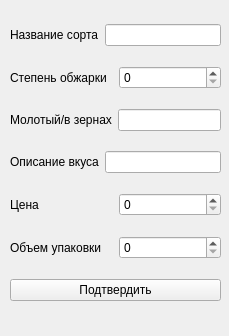
<?xml version="1.0" encoding="UTF-8"?>
<ui version="4.0">
 <class>Form</class>
 <widget class="QWidget" name="Form">
  <property name="geometry">
   <rect>
    <x>0</x>
    <y>0</y>
    <width>229</width>
    <height>336</height>
   </rect>
  </property>
  <property name="windowTitle">
   <string>Form</string>
  </property>
  <widget class="QWidget" name="verticalLayoutWidget">
   <property name="geometry">
    <rect>
     <x>10</x>
     <y>10</y>
     <width>211</width>
     <height>311</height>
    </rect>
   </property>
   <layout class="QVBoxLayout" name="verticalLayout">
    <item>
     <layout class="QHBoxLayout" name="horizontalLayout_2">
      <item>
       <widget class="QLabel" name="label_2">
        <property name="text">
         <string>Название сорта</string>
        </property>
       </widget>
      </item>
      <item>
       <widget class="QLineEdit" name="lineEdit"/>
      </item>
     </layout>
    </item>
    <item>
     <layout class="QHBoxLayout" name="horizontalLayout_3">
      <item>
       <widget class="QLabel" name="label_3">
        <property name="text">
         <string>Степень обжарки</string>
        </property>
       </widget>
      </item>
      <item>
       <widget class="QSpinBox" name="spinBox_2">
        <property name="maximum">
         <number>100</number>
        </property>
       </widget>
      </item>
     </layout>
    </item>
    <item>
     <layout class="QHBoxLayout" name="horizontalLayout_4">
      <item>
       <widget class="QLabel" name="label_4">
        <property name="text">
         <string>Молотый/в зернах</string>
        </property>
       </widget>
      </item>
      <item>
       <widget class="QLineEdit" name="lineEdit_2"/>
      </item>
     </layout>
    </item>
    <item>
     <layout class="QHBoxLayout" name="horizontalLayout_5">
      <item>
       <widget class="QLabel" name="label_5">
        <property name="text">
         <string>Описание вкуса</string>
        </property>
       </widget>
      </item>
      <item>
       <widget class="QLineEdit" name="lineEdit_3"/>
      </item>
     </layout>
    </item>
    <item>
     <layout class="QHBoxLayout" name="horizontalLayout_6">
      <item>
       <widget class="QLabel" name="label_6">
        <property name="text">
         <string>Цена</string>
        </property>
       </widget>
      </item>
      <item>
       <widget class="QSpinBox" name="spinBox_3">
        <property name="maximum">
         <number>1000000</number>
        </property>
       </widget>
      </item>
     </layout>
    </item>
    <item>
     <layout class="QHBoxLayout" name="horizontalLayout_7">
      <item>
       <widget class="QLabel" name="label_7">
        <property name="text">
         <string>Объем упаковки</string>
        </property>
       </widget>
      </item>
      <item>
       <widget class="QSpinBox" name="spinBox_4">
        <property name="maximum">
         <number>1000000</number>
        </property>
       </widget>
      </item>
     </layout>
    </item>
    <item>
     <widget class="QPushButton" name="pushButton">
      <property name="text">
       <string>Подтвердить</string>
      </property>
     </widget>
    </item>
   </layout>
  </widget>
 </widget>
 <resources/>
 <connections/>
</ui>
